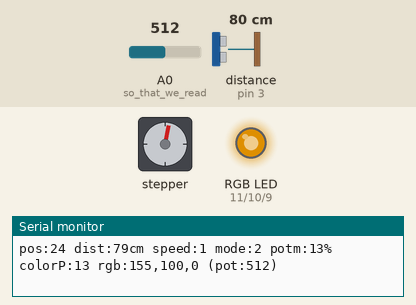
A sketch run on a simulated Arduino Uno, built with avr-gcc and run on an emulated ATmega328P. Shown: stepper motor, an RGB LED mixed from three pins (HIGH = lit), the last lines printed to the serial monitor. Wiring (inferred from the names in the program): ultrasonic range finder: trigger pin 2; echo pin 3. The inputs (shaded band) are chosen by the test bench; at power-on: A0 (so_that_we_read) = 512, distance to the obstacle (sensor on pin 3) 80 cm. The echo pulse lasts 58.3 µs per cm; dim RGB values are drawn brighter than linear; stepper angles assume 2048 steps per turn; pins used as bus, display or sensor lines are not drawn.

Above: at 1.8 s.
1.9 s: A0 (so_that_we_read) set to 56
5.4 s: distance to the obstacle (sensor on pin 3) set to 250 cm
At 5.88 s:
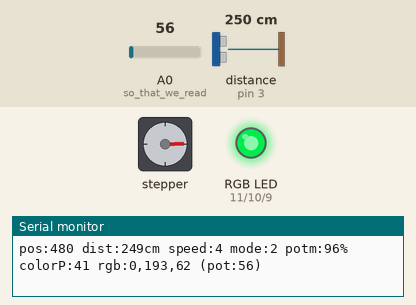
8.9 s: distance to the obstacle (sensor on pin 3) set to 60 cm
At 10.25 s:
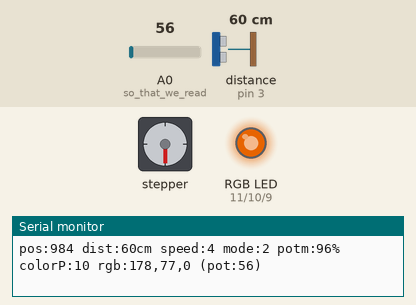
12.4 s: distance to the obstacle (sensor on pin 3) set to 2 cm
15.9 s: A0 (so_that_we_read) set to 910
At 16.63 s:
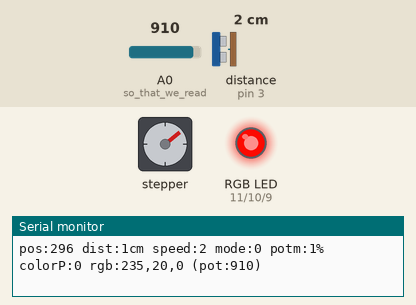
19.4 s: A0 (so_that_we_read) set to 900
At 19.94 s:
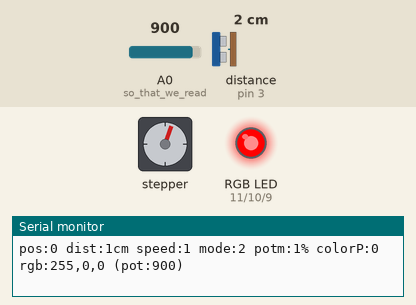
Timing chart, 0 to 41.8 s (numbered marks = the images above; inputs shaded):
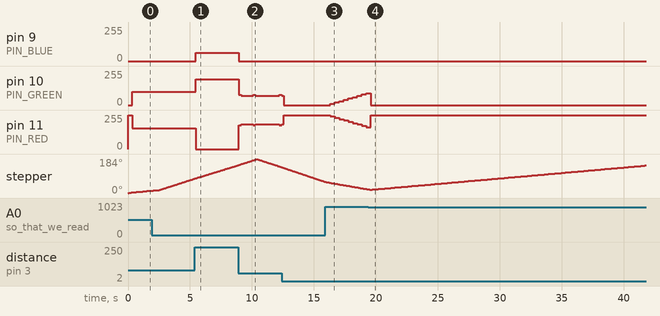

Measured:
- after the input at 5.4 s, pin 9 (PIN_BLUE): 0/255 → 62/255 after 0.06 s; pin 10 (PIN_GREEN): 100/255 → 193/255 after 0.06 s; pin 11 (PIN_RED): 155/255 → 0/255 after 0.06 s
- after the input at 8.9 s, pin 9 (PIN_BLUE): 62/255 → 0/255 at once; pin 10 (PIN_GREEN): goes 77/255 0.19 s, 69/255 0.96 s, 77/255 0.19 s, 69/255 1.9 s, 77/255 0.19 s, then 69/255, starting at once; pin 11 (PIN_RED): goes 178/255 0.19 s, 186/255 0.96 s, 178/255 0.19 s, 186/255 1.9 s, 178/255 0.19 s, then 186/255, starting at once
- after the input at 15.9 s, pin 10 (PIN_GREEN): moves from 0/255 to 90/255 over 2.9 s, starting after 0.41 s; pin 11 (PIN_RED): moves from 255/255 to 165/255 over 2.9 s, starting after 0.41 s
- after the input at 19.4 s, pin 9 (PIN_BLUE): stops changing and stays 0/255

The sketch:

arduino_radar.ino
```cpp
#include "motor.h"
#include "ultrasonic.h"
//#include "joystick.h"
//#include "display.h"
#include "rgb.h"


#define MODE_RGB_LOOP 0
#define MODE_RGB_MANUAL 1
#define MODE_RGB_ULTRASONIC 2

int mode = MODE_RGB_LOOP;
int step = 0;

#define DEBUG 1
#define SENSOR_READ_STEPS 3

void setup() {
  setSpeed(MID_SPEED);
  initContinousMove();
  initUltrasonic();
  //initJoystick();
  initRgb();
  //initDisplay();
  if(DEBUG) {
    Serial.begin(9600);
  }
}

void loop() {

  if(step == SENSOR_READ_STEPS) {
    step = 0;
    int distance = readDistance();
    pinMode(A0, INPUT_PULLUP); // so that we read ~1023 with the next analog read, when no potentiometer is connected

    // we have a 10K resistor to 5V and a 10K poentiometer.
    // So total left should be: ~512; total right: ~0 (in practice: 600 ... 40)
    int current_analog_read = analogRead(A0);
    long x = current_analog_read - 30;
    if(x < 0) x = 0;
    if(x > 549) x = 549;
    int current_potmeter_percentage = 100 - (int)(x * 100 / 550);

    int color_percentage = 0;

    int old_mode = mode;
    if(current_analog_read > 900) { // we have no potentiometer
      mode = MODE_RGB_LOOP;
      rgbLoop();
      if(old_mode != mode) setSpeed(MID_SPEED);
    } else if(distance == 0) {      // we have no ultrasonic sensor (or distance over 15 meters)
      mode = MODE_RGB_MANUAL;
      color_percentage = current_potmeter_percentage;
      setColorByValue(color_percentage);
      if(old_mode != mode) setSpeed(MID_SPEED);
    } else {                        // we have everything
      mode = MODE_RGB_ULTRASONIC;
      if(old_mode != mode) initContinousMove();
      long y = distance;
      if(y > 399) y = 399;
      // 0cm: full red (0%); 400cm+: full blue (66%)
      color_percentage = (int)(y *100 / 600);
      setColorByValue(color_percentage);
      setSpeedByValue(current_potmeter_percentage);
    }

    if(DEBUG) {
      Serial.println(
        (String)"pos:" + currentPosition +
        " dist:" + distance + "cm" +
        " speed:" + current_speed +
     // " btn:" + button_pressed +
        " mode:" + mode +
        " potm:" + current_potmeter_percentage +
        "% colorP:" + color_percentage +
        " rgb:" + current_red + "," + current_green + "," + current_blue +
        " (pot:" + current_analog_read + ")"
      );
    }
  }
  step += 1;
  move();


}
```

motor.h
```cpp
#include <Stepper.h>

const int STEPS_PER_REVOLUTION = 2048;  // change this to fit the number of steps per revolution
// for your motor

const int ONE_MOVE = 8;  // number of steps taken in one move

const int SLOW_SPEED = 1;
const int MID_SPEED = 2;
const int HIGH_SPEED = 5;
/*
const int SLOW_SPEED = 3;
const int MID_SPEED = 8;
const int HIGH_SPEED = 12;
*/

int currentPosition = 0;
int direction = 1;
int current_speed = MID_SPEED;


Stepper myStepper(STEPS_PER_REVOLUTION, 7, 5, 6, 4);

void setSpeed(int speed) {
  current_speed = speed;
  myStepper.setSpeed(current_speed);
}


void setSpeedByValue(int speedPercentage) {
  current_speed =  SLOW_SPEED + (int)( (float)( HIGH_SPEED - SLOW_SPEED  ) * speedPercentage / 100.0);
  myStepper.setSpeed(current_speed);
}

void forward() {
  myStepper.step(ONE_MOVE);
}

void backward() {
  myStepper.step(-ONE_MOVE);
}

void initContinousMove() {
  currentPosition = 0;
  direction = 1;
}

void move() {
  int nextPosition = currentPosition + (direction > 0 ? ONE_MOVE : -ONE_MOVE);

  myStepper.step(nextPosition - currentPosition);
  currentPosition = nextPosition;
  if(currentPosition == 0 || currentPosition == STEPS_PER_REVOLUTION/2) {
    direction *= -1;
  }
}
```

rgb.h
```cpp
// *Interfacing RGB LED with Arduino

//Defining  variable and the GPIO pin on Arduino
#define PIN_RED 11
#define PIN_GREEN 10
#define PIN_BLUE 9
#define DELTA_COLOR 10

void setColor(int redValue, int greenValue,  int blueValue) {
  analogWrite(PIN_RED, redValue);
  analogWrite(PIN_GREEN,  greenValue);
  analogWrite(PIN_BLUE, blueValue);
}


void initRgb() {
  //Defining the pins as OUTPUT
  pinMode(PIN_RED,  OUTPUT);
  pinMode(PIN_GREEN, OUTPUT);
  pinMode(PIN_BLUE, OUTPUT);
  setColor(255, 0, 0); // Red Color
}


int delta_red = -1;
int delta_green = +1;
int delta_blue = 0;
int current_red = 255;
int current_green = 0;
int current_blue = 0;


void  rgbLoop() {
  setColor(current_red, current_green,  current_blue);
  if(current_red > 255 - DELTA_COLOR) {
    // full red reached:
    delta_red = -DELTA_COLOR;
    delta_green = DELTA_COLOR;
    delta_blue = 0;
    current_red = 255;
    current_green = 0;
    current_blue = 0;
  }
  if(current_green > 255 - DELTA_COLOR) {
    // full green reached:
    delta_red = 0;
    delta_green = -DELTA_COLOR;
    delta_blue = DELTA_COLOR;
    current_red = 0;
    current_green = 255;
    current_blue = 0;
  }
  if(current_blue > 255 - DELTA_COLOR) {
    // full blue reached:
    delta_red = DELTA_COLOR;
    delta_green = 0;
    delta_blue = -DELTA_COLOR;
    current_red = 0;
    current_green = 0;
    current_blue = 255;
  }
  current_red += delta_red;
  current_green += delta_green;
  current_blue += delta_blue;
}

// values: 0 .. 99 (0: full red, 33: full green; 66: full blue)
void setColorByValue(int percent) {
  if(percent < 33) {
    current_red = 255 - (256*percent/33);
    current_green = 256*percent/33;
    current_blue = 0;
  } else if(percent < 66) {
    current_red = 0;
    current_green = 255 - (256*(percent-33)/33);
    current_blue = 256*(percent-33)/33;
  } else {
    current_red = 256*(percent-66)/33;
    current_green = 0;
    current_blue = 255 - (256*(percent-66)/33);
  }
  setColor(current_red, current_green,  current_blue);
}
```

ultrasonic.h
```cpp
const int trigPin = 2;
const int echoPin = 3;

float duration, distance;

void initUltrasonic() {
  pinMode(trigPin, OUTPUT);
  pinMode(echoPin, INPUT_PULLUP);
}

int readDistance() {
  digitalWrite(trigPin, LOW);
  delayMicroseconds(2);
  digitalWrite(trigPin, HIGH);
  delayMicroseconds(10);
  digitalWrite(trigPin, LOW);

  duration = pulseIn(echoPin, HIGH, 90000); // should return with 0 if no ultrasonic sensor attached or distance is over 15m
  distance = (duration*.0343)/2;
  return (int)distance;
}
```
